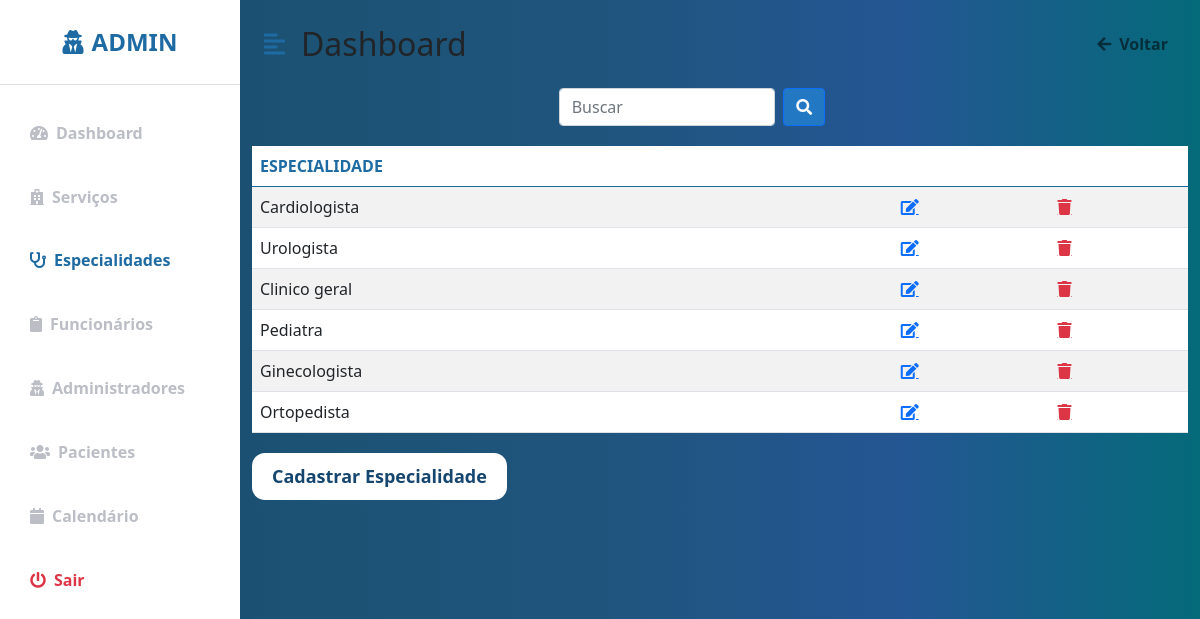
The page /Clinica_Manoel_Gomes/espec.php (signed in) on the database its author committed.
### tables this page shows
CREATE TABLE IF NOT EXISTS `especialidade` (
  `cod_especialidade` int(11) NOT NULL AUTO_INCREMENT,
  `especialidade` varchar(30) NOT NULL,
  PRIMARY KEY (`cod_especialidade`)
);

### Clinica_Manoel_Gomes/espec.php (the view, shortened to what this page needs)
<?php
include "conecta_mysql.inc";
?>
<!DOCTYPE html>
<html lang="pt-br">
<head>
    <link href="https://cdn.jsdelivr.net/npm/bootstrap@5.0.0-beta3/dist/css/bootstrap.min.css" rel="stylesheet" />
    <link href="https://cdn.jsdelivr.net/npm/bootstrap@5.0.0-beta3/dist/css/bootstrap.min.css" rel="stylesheet" />
    <link rel="stylesheet" href="_css/perfil.css" />
    <link rel="stylesheet" href="https://cdnjs.cloudflare.com/ajax/libs/font-awesome/5.15.3/css/all.min.css" />
    <link rel="stylesheet" href="_css/form.css" />
</head>
<body>
<div class="d-flex" id="wrapper">
        <div class="bg-white" id="sidebar-wrapper">
            <div class="sidebar-heading text-center py-4 primary-text fs-4 fw-bold text-uppercase border-bottom"><i
                    class="fas fa-user-secret me-2"></i>Admin</div>
            <div class="list-group list-group-flush my-3">
              <a href="perfil.php" class="list-group-item list-group-item-action bg-transparent  second-text fw-bold"><i
                 class="fas fa-tachometer-alt me-2"></i>Dashboard</a>
              <a href="servicos.php" class="list-group-item list-group-item-action bg-transparent second-text fw-bold"><i
                 class="fas fa-hospital me-2"></i>Serviços</a>
              <a href="espec.php" class="list-group-item list-group-item-action bg-transparent second-text active"><i
                 class="fas fa-stethoscope me-2"></i>Especialidades</a>
              <a href="funcionarios.php" class="list-group-item list-group-item-action bg-transparent second-text fw-bold"><i
                 class="fas fa-clipboard me-2"></i>Funcionários</a>
              <a href="adm.php" class="list-group-item list-group-item-action bg-transparent second-text fw-bold"><i
                class="fas fa-user-secret me-2"></i>Administradores</a>
              <a href="clientes.php" class="list-group-item list-group-item-action bg-transparent second-text fw-bold"><i
                 class="fas fa-users me-2"></i>Pacientes</a>
              <a href="calendario.html" class="list-group-item list-group-item-action bg-transparent second-text fw-bold"><i
                 class="fas fa-calendar me-2"></i>Calendário</a>
              <a href="logout.php" class="list-group-item list-group-item-action bg-transparent text-danger fw-bold"><i
                 class="fas fa-power-off me-2"></i>Sair</a>
            </div>
        </div>
        <div id="page-content-wrapper">
            <nav class="navbar navbar-expand-lg navbar-light bg-transparent py-4 px-4">
                <div class="d-flex align-items-center">
                    <i class="fas fa-align-left primary-text fs-4 me-3" id="menu-toggle"></i>
                    <h2 class="fs-2 m-0">Dashboard</h2>
                </div>
                <div class="collapse navbar-collapse" id="navbarSupportedContent">
                    <ul class="navbar-nav ms-auto mb-2 mb-lg-0">
                        <li class="nav-item">
                            <a class="nav-link second-text fw-bold" href="perfil.php" id="navbarDropdown"
                                role="button" aria-expanded="false">
                                <i class="fas fa-arrow-left me-2"></i>Voltar
                            </a>
                        </li>
                    </ul>
                </div>
            </nav>
    <div class="buscar">
                    <form action="buscar_espec.php" method="POST" class="buscar">
                        <input name="espec" id="search-input" type="search" id="form1" class="form-control w-25" placeholder="Buscar">
                        <button  type="submit" class="btn btn-primary mx-2">
                    <i class="fas fa-search"></i>
                   </form>
            </div>
            <div class="block">
                <section class="intro">
                    <div class="gradient-custom-1 h-100">
                        <div class="mask d-flex align-items-center h-100">
                        <div class="container">
                            <div class="row justify-content-center">
                            <div class="col-12">
                                <div class="table-responsive bg-white">
                                <table class="table mb-0 table-striped ">
                                    <thead class="color">
                                    <tr>
                                        <th scope="col">ESPECIALIDADE</th>
                                        <th scope="col">  </th>
                                        <th scope="col">  </th>
                                    </tr>
                                    </thead>
                                    <tbody>
                                    <?php
                                        $sql= "SELECT * FROM especialidade";
                                        $res= mysqli_query($mysqli,$sql);
                                        $linhas= mysqli_num_rows($res);
                                        for ($i = 0; $i < $linhas; $i++){
                                            $espec = mysqli_fetch_array ($res);
                                            echo"
                                            <tr>
                                            <td>".$espec['especialidade']."</td>
                                            <td>
                                            <a href='altera_espec.php?cod_especialidade=".$espec["cod_especialidade"]."' class='fas fa-edit'></a>
                                            </td>
                                            <td>
                                            <a href='excluir_espec.php?cod_especialidade=".$espec["cod_especialidade"]."' class='fas fa-trash text-danger'></a>
                                            </td>
                                            </tr>";
                                        }
                                    ?>
                                    </tbody>
                                </table>
                                </div>
                            </div>
                            </div>
                        </div>
                        </div>
                    </div>
                 </section>
                </div>
                <div class="container">
                    <div>
                        <button onclick="acao_espec()" class="btn btn-block create-account3">Cadastrar Especialidade</button>
                    </div>
                </div>
    </div>
</body>
</html>

### Clinica_Manoel_Gomes/_css/perfil.css (style rules this page uses)
:root { --main-bg-color: #216294; --main-text-color: #1e6ba3; --second-text-color: #bbbec5; --second-bg-color: #c1efde; --ligth: #f0f0f0; --medium: #cacaca; --dark: #a2a2a2; }
.primary-text { color: var(--main-text-color); }
.second-text { color: var(--second-text-color); }
#wrapper { overflow-x: hidden; background-image: linear-gradient( to right, #154670, #1c5273, #1f557d, #245693, #056a7a ); }
#sidebar-wrapper { min-height: 100vh; margin-left: -15rem; -webkit-transition: margin 0.25s ease-out; -moz-transition: margin 0.25s ease-out; -o-transition: margin 0.25s ease-out; transition: margin 0.25s ease-out; }
#sidebar-wrapper .sidebar-heading { padding: 0.875rem 1.25rem; font-size: 1.2rem; }
#sidebar-wrapper .list-group { width: 15rem; }
#page-content-wrapper { min-width: 100vw; }
#menu-toggle { cursor: pointer; }
.list-group-item { border: none; padding: 20px 30px; }
.list-group-item.active { background-color: transparent; color: var(--main-text-color); font-weight: bold; border: none; }
@media (min-width: 768px) { #sidebar-wrapper { margin-left: 0; } }
@media (min-width: 768px) { #page-content-wrapper { min-width: 0; width: 100%; } }
.color { color: #1e6ba3; }
.buscar { padding-bottom: 10px; align-items: left; display: flex; justify-content: center; width: 95%; }
.btn-primary { background-color: #2378c3; }

### Clinica_Manoel_Gomes/_css/form.css (style rules this page uses)
body { background-color: #dee9ff; }
.create-account3 { border-radius: 13px; padding: 10px 20px; font-size: 18px; font-weight: bold; background-color: white; border: none; color: #154670; margin-top: 20px; }

### rows shown on the page
especialidade: especialidade "Cardiologista"
especialidade: especialidade "Urologista"
especialidade: especialidade "Clinico geral"
especialidade: especialidade "Pediatra"
especialidade: especialidade "Ginecologista"
especialidade: especialidade "Ortopedista"
